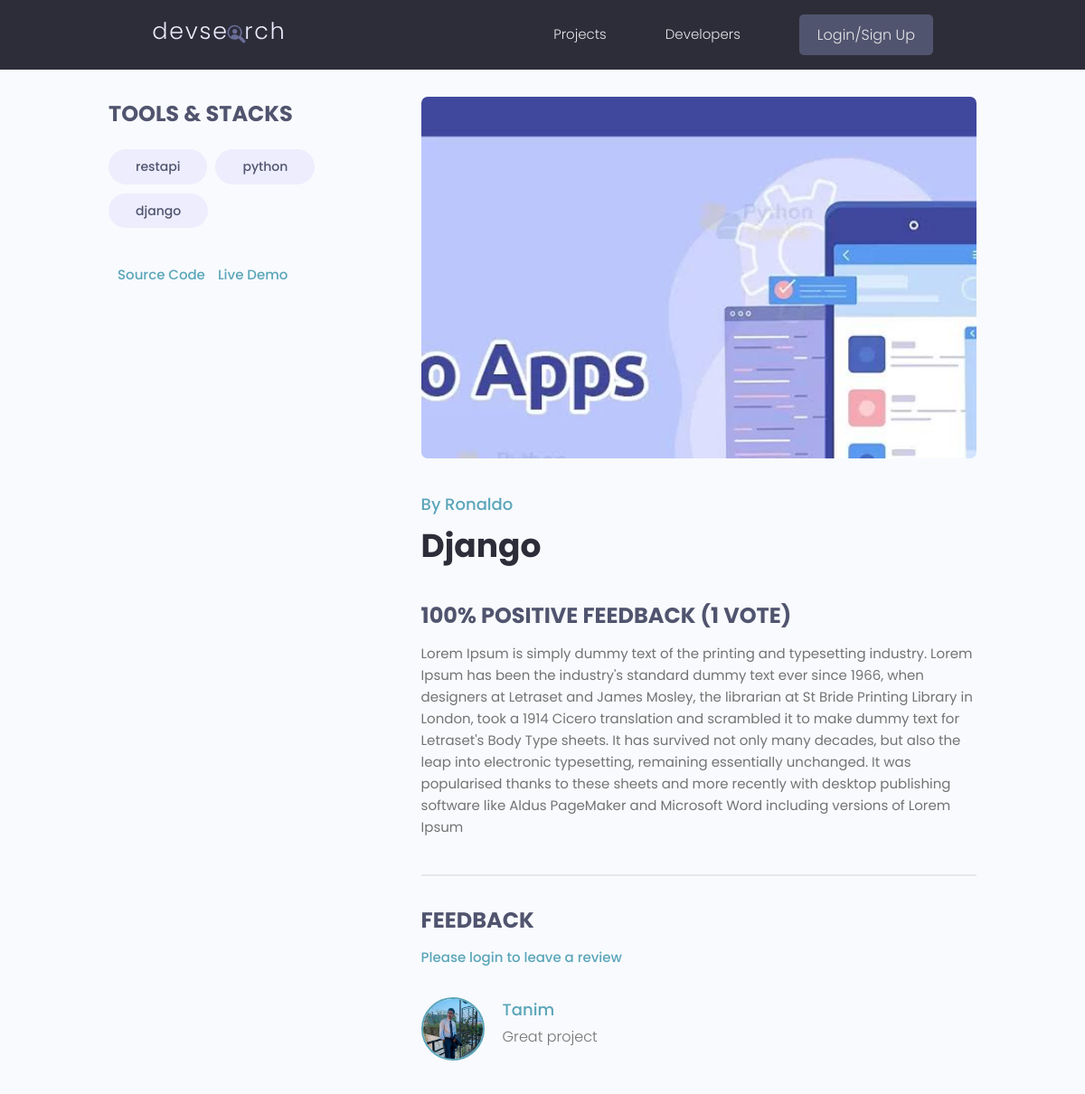
/project/7f7f47f9022d4a2eba94f5ed4bbf0622/, run on the app's committed database.
### projects/models.py (models this page shows, shortened)
class Tag(models.Model):
    name = models.CharField(max_length=200)
    created = models.DateTimeField(auto_now_add=True)
    id = models.UUIDField(
        default=uuid.uuid4,
        unique=True,
        primary_key=True,
        editable=False
    )
    def __str__(self):
        return self.name

class Project(models.Model):
    owner = models.ForeignKey(
        Profile,
        on_delete=models.SET_NULL,
        null=True,
        blank=True
    )
    title = models.CharField(max_length=200)
    description = models.TextField(
        null=True,
        blank=True
    )
    featured_image = models.ImageField(
        null=True,
        blank=True,
        default='default.jpg'
    )
    demo_link = models.CharField(
        max_length=2000,
        null=True,
        blank=True
    )
    source_link = models.CharField(
        max_length=2000,
        null=True,
        blank=True
    )
    tags = models.ManyToManyField(Tag, blank=True)
    vote_total = models.IntegerField(
        default=0,
        null=True,
        blank=True
    )
    vote_ratio = models.IntegerField(
        default=0,
        null=True,
        blank=True
    )
    created = models.DateTimeField(auto_now_add=True)
    id = models.UUIDField(
        default=uuid.uuid4,
        unique=True,
        primary_key=True,
        editable=False
    )
    class Meta:
        ordering = ['-vote_ratio', '-vote_total', 'title']
    @property
    def reviewers(self):
        queryset = self.review_set.all().values_list(
            'owner__id',
            flat=True
        )
        return queryset

class Review(models.Model):
    VOTE_TYPE = (
        ('up', 'Up Vote'),
        ('down', 'Down Vote'),
    )
    owner = models.ForeignKey(
        Profile,
        on_delete=models.CASCADE,
        null=True,
        blank=True
    )
    project = models.ForeignKey(
        Project,
        on_delete=models.CASCADE
    )
    body = models.TextField(
        null=True,
        blank=True
    )
    value = models.CharField(
        max_length=200,
        choices=VOTE_TYPE
    )
    created = models.DateTimeField(auto_now_add=True)
    id = models.UUIDField(
        default=uuid.uuid4,
        unique=True,
        primary_key=True,
        editable=False
    )
    class Meta:
        unique_together = [['owner', 'project']]

### users/models.py (models this page shows, shortened)
class Profile(models.Model):
    user = models.OneToOneField(
        User,
        on_delete=models.CASCADE,
        null=True,
        blank=True
    )
    name = models.CharField(
        max_length=200,
        blank=True,
        null=True
    )
    email = models.EmailField(
        max_length=500,
        blank=True,
        null=True
    )
    username = models.CharField(
        max_length=200,
        blank=True,
        null=True
    )
    location = models.CharField(
        max_length=200,
        blank=True,
        null=True
    )
    short_intro = models.CharField(
        max_length=200,
        blank=True,
        null=True
    )
    bio = models.TextField(
        blank=True,
        null=True
    )
    profile_image = models.ImageField(
        default='profiles/user-default.png',
        upload_to='profiles/',
        blank=True,
        null=True
    )
    social_github = models.CharField(
        max_length=200,
        blank=True,
        null=True
    )
    social_twitter = models.CharField(
        max_length=200,
        blank=True,
        null=True
    )
    social_linkedin = models.CharField(
        max_length=200,
        blank=True,
        null=True
    )
    social_youtube = models.CharField(
        max_length=200,
        blank=True,
        null=True
    )
    social_website = models.CharField(
        max_length=200,
        blank=True,
        null=True
    )
    created = models.DateTimeField(
        auto_now_add=True
    )
    id = models.UUIDField(
        default=uuid.uuid4,
        unique=True,
        primary_key=True,
        editable=False
    )
    @property
    def imageURL(self):
        try:
            url = self.profile_image.url
        except:
            url = ''
        return url

### projects/views.py (the view, shortened to what this page needs)
# urls.py: path('project/<str:pk>/', views.project, name='project'),
def project(request, pk):
    projectObj = Project.objects.get(id=pk)
    form = ReviewForm()
    context = {
        'project': projectObj,
        'form': form
    }
    return render(
        request,
        'projects/single-project.html',
        context
    )

### projects/templates/projects/single-project.html (shortened to what this page needs)
{% extends 'main.html' %}
{% block content %}
<main class="singleProject my-md">
  <div class="container">
    <div class="layout">
      <div class="column column--1of3">
        <h3 class="singleProject__subtitle">Tools & Stacks</h3>
        <div class="singleProject__toolStack">
          {% for tag in project.tags.all %}
          <span class="tag tag--pill tag--sub tag--lg">
            <small>{{ tag }}</small>
          </span>
          {% endfor %}
        </div>
        {% if project.source_link %}
        <a
          class="singleProject__liveLink"
          href="{{ project.source_link }}"
          target="_blank"
        >
          Source Code
        </a>
        {% endif %}
        {% if project.demo_link %}
        <a
          class="singleProject__liveLink"
          href="{{ project.demo_link }}"
          target="_blank"
        >
          Live Demo
        </a>
        {% endif %}
      </div>
      <div class="column column--2of3">
        <img
          class="singleProject__preview"
          src="{{ project.featured_image.url }}"
          alt="portfolio thumbnail"
        />
        <a
          href="{% url 'user-profile' project.owner.id %}"
          class="singleProject__developer"
        >
          By {{ project.owner.name }}
        </a>
        <h2 class="singleProject__title">
          {{ project.title }}
        </h2>
        <h3 class="singleProject__subtitle">
          {{ project.vote_ratio }}% Positive Feedback
          ({{ project.vote_total }} Vote{{ project.vote_total|pluralize }})
        </h3>
        <div class="singleProject__info">
          {{ project.description }}
        </div>
        <div class="comments">
          <h3 class="singleProject__subtitle">Feedback</h3>
          {% if request.user.profile.id in project.reviewers %}
          <p>You have already submitted your review for this project</p>
          {% elif request.user.profile == project.owner %}
          <p>You cannot review your own work</p>
          {% else %}
          <a href="{% url 'login' %}?next={{ request.path }}">
            Please login to leave a review
          </a>
          {% endif %}
          <div class="commentList">
            {% for review in project.review_set.all %}
            {% if review.body %}
            <div class="comment">
              <a href="{% url 'user-profile' review.owner.id %}">
                <img
                  class="avatar avatar--md"
                  src="{{ review.owner.imageURL }}"
                  alt="user"
                />
              </a>
              <div class="comment__details">
                <a
                  href="{% url 'user-profile' review.owner.id %}"
                  class="comment__author"
                >
                  {{ review.owner.name }}
                </a>
                <p>
                  {{ review.body|linebreaksbr }}
                </p>
              </div>
            </div>
            {% endif %}
            {% endfor %}
          </div>
        </div>
      </div>
    </div>
  </div>
</main>
{% endblock content %}

### static/styles/app.css (style rules this page uses)
:root { --color-sub: #2d2d39; }
img { width: 100%; }
.singleProject .column--1of3 { order: 2; }
@media screen and (min-width: 1081px) { .singleProject .column--1of3 { order: 1; } }
@media screen and (min-width: 1081px) { .singleProject .column--2of3 { order: 2; } }
.singleProject__toolStack { margin-top: 2rem; margin-bottom: 4rem; }
.singleProject__liveLink { font-weight: 500; transition: all 0.3s ease-in-out; border-bottom: 2px solid transparent; }
.singleProject__preview { height: 50vh; object-fit: cover; object-position: top center; margin-bottom: 3rem; border-radius: 0.7rem; }
.singleProject__developer { font-size: 1.8rem; font-weight: 500; }
.singleProject__title { font-size: 3.6rem; font-weight: 700; color: var(--color-sub); margin-bottom: 3rem; }
.singleProject__subtitle { text-transform: uppercase; font-size: 2.4rem; font-weight: 700; color: var(--color-sub-light); margin-bottom: 1rem; }
.comments { margin-top: 4rem; padding-top: 3rem; border-top: 2px solid var(--color-light); }
.commentList { margin: 3rem 0; }
.comment { display: flex; gap: 2rem; }
.comment__author { font-size: 1.8rem; }

### static/uikit/styles/modules/_variables.css (style rules this page uses)
:root { --color-main: #5aa5b9; --color-main-light: #e6faff; --color-sub: #3f4156; --color-sub-light: #51546e; --color-sub-lighter: #ededfd; --color-text: #737373; --color-gray: #8b8b8b; --color-light: #e5e7eb; --color-light-gray: #767676; --color-bg: #f8fafd; --color-white: #fffefd; --color-white-light: #f3f3f3; --color-success: #359e64; --color-success-bg: #def8e8; --color-error: #fc4b0b; --color-error-bg: #fff2ee; --font-base: 'Poppins', arial, helvetica, 'Segoe UI', roboto, ubuntu, sans-serif; --font-monospace: 'Fira Code', 'Courier New', courier, monospace; --font-regular: 300; --font-medium: 500; --font-bold: 700; --generic-shadow: 1px 1px 5px #00000010; --generic-transition: all 0.3s ease-in-out; }

### static/uikit/styles/modules/_base.css (style rules this page uses)
* { margin: 0; padding: 0; box-sizing: border-box; text-rendering: optimizeLegibility; color: inherit; font-size: inherit; }
html { font-size: 50%; }
@media only screen and (min-width: 480px) { html { font-size: 56.25%; } }
@media only screen and (min-width: 1200px) { html { font-size: 62.5%; } }
body { line-height: 1.6; font-weight: 400; font-size: 1.5rem; color: var(--color-text); background-color: var(--color-bg); min-height: 100vh; }

### static/uikit/styles/modules/_typography.css (style rules this page uses)
* { font-family: var(--font-base); }
h2 { font-size: 3.6rem; font-weight: var(--font-bold); }
h3 { font-size: 3.2rem; font-weight: var(--font-medium); }
p, span, strong { font-size: 1.6rem; color: var(--color-text); font-weight: var(--font-regular); }
a { padding-bottom: 2px; text-decoration: none; display: inline-block; color: var(--color-main); font-weight: var(--font-medium); }

### static/uikit/styles/modules/_utilities.css (style rules this page uses)
.container { width: 92%; max-width: 165rem; margin: 0 auto; box-sizing: border-box; }
@media screen and (min-width: 1000px) { .container { width: 90%; } }
@media screen and (min-width: 1200px) { .container { width: 80%; } }
.my-md { margin: 3rem auto; }

### static/uikit/styles/modules/_avatar.css (style rules this page uses)
.avatar { border-radius: 50%; border: 2px solid var(--color-main); object-fit: cover; }
.avatar--md { height: 7rem; width: 7rem; }

### static/uikit/styles/modules/_tag.css (style rules this page uses)
.tag { display: inline-flex; align-items: center; background-color: var(--color-sub); height: -webkit-fit-content; height: -moz-fit-content; height: fit-content; width: -webkit-fit-content; width: -moz-fit-content; width: fit-content; border-radius: 0.5rem; padding: 0.5rem 1.5rem; font-size: 1.2rem; cursor: pointer; }
.tag:not(:last-child) { margin-right: 0.25rem; margin-bottom: 0.75rem; }
.tag > small { color: var(--color-white); }
.tag--pill { border-radius: 5rem; }
.tag--sub, .tag--sub > small { background: var(--color-sub-lighter); color: var(--color-sub-light); font-weight: 500; }
.tag--lg { padding: 0.8rem 3rem; font-size: 1.4rem; }
.tag--lg:not(:last-child) { margin-right: 0.5rem; margin-bottom: 1rem; }

### static/uikit/styles/modules/_layout.css (style rules this page uses)
.layout { display: flex; flex-flow: row wrap; justify-content: space-between; }
.layout > .column { margin-bottom: 3rem; }
.layout > .column.column--1of3 { flex-basis: 30%; }
.layout > .column.column--2of3 { flex-basis: 64%; }

### data on the page
Tag: name "restapi"
Tag: name "python"
Tag: name "django"
Project: featured_image (picture), owner.name "Ronaldo", title "Django", vote_ratio "100", vote_total "1", description "Lorem Ipsum is simply dummy text of the printing and typesetting industry. Lorem Ipsum has been the industry's standard dummy text ever since 1966, when designers at Letraset and James Mosley, the librarian at St Bride Printing Library in London, took a 1914 Cicero translation and scrambled it to make dummy text for Letraset's Body Type sheets. It has survived not only many decades, but also the leap into electronic typesetting, remaining essentially unchanged. It was popularised thanks to these sheets and more recently with desktop publishing software like Aldus PageMaker and Microsoft Word including versions of Lorem Ipsum"
Review: owner.imageURL (picture), owner.name "Tanim", body "Great project"
